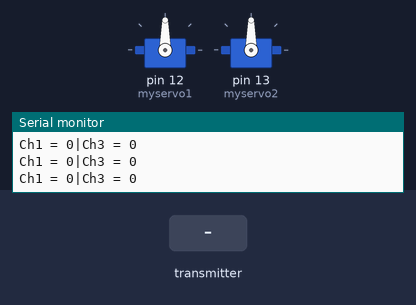
This sketch was run on a simulated Arduino Mega 2560, built with avr-gcc and run on an emulated ATmega2560. On the bench: 2 × servo, the last lines printed to the serial monitor. The inputs (shaded band) are chosen by the test bench.

Above: at 1.2 s.
1.3 s: the transmitter starts sending readChannel.2 = 2000
At 1.58 s:
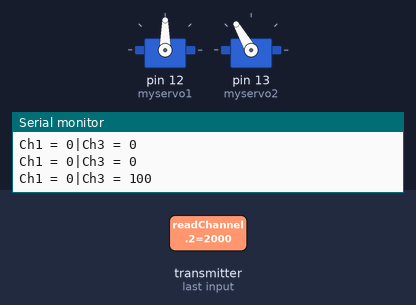
4.3 s: the transmitter starts sending readChannel.0 = 1000
At 4.8 s:
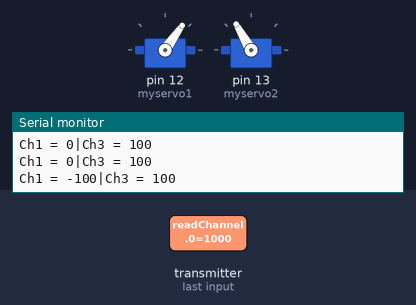
7.3 s: the transmitter starts sending readChannel.0 = 2000
At 8.02 s:
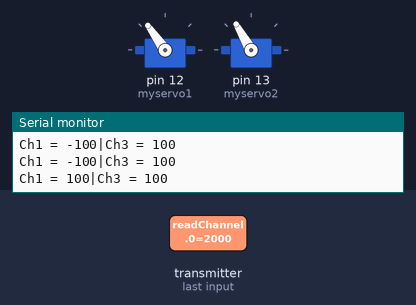
10.3 s: the transmitter starts sending readChannel.0 = 1250
At 11.64 s:
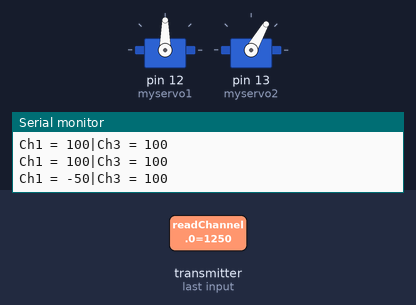
13.3 s: the transmitter starts sending readChannel.0 = 1000
At 13.85 s:
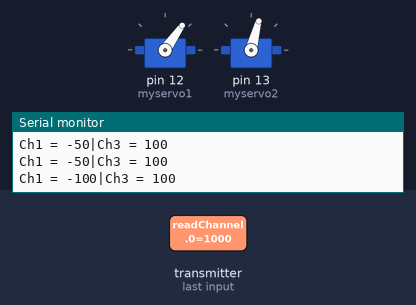
16.3 s: the transmitter starts sending readChannel.0 = 1500
At 17.07 s:
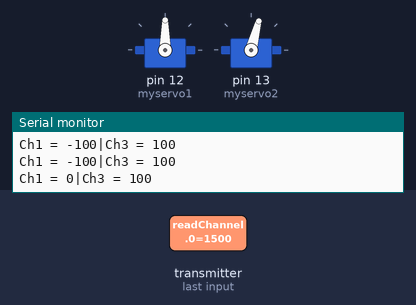
Timing chart, 0 to 20.3 s (numbered marks = the images above; inputs shaded):
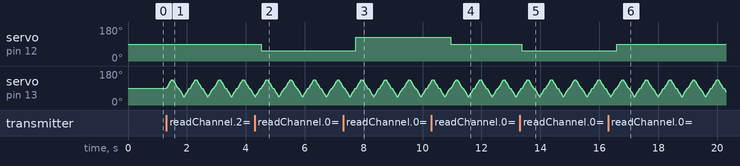

Measured:
- after the input at 4.3 s, servo on pin 12 (myservo1): 90° → 55° after 0.22 s
- after the input at 7.3 s, servo on pin 12 (myservo1): 55° → 125° after 0.44 s
- after the input at 10.3 s, servo on pin 12 (myservo1): 125° → 90° after 0.66 s
- after the input at 13.3 s, servo on pin 12 (myservo1): 90° → 55° after 0.07 s
- after the input at 16.3 s, servo on pin 12 (myservo1): 55° → 90° after 0.29 s

The sketch:

fish_model_code.ino
```cpp
//Including the required libraries
#include <Servo.h>
#include <IBusBM.h>

//Creating ibus object
IBusBM ibus;

//Creating servo object
Servo myservo1;
Servo myservo2;

int pos = 0;

// Channel Values
int rcCH1 = 0; //direction
int rcCH3 = 0; // flapping of the tail


// Read the number of a given channel and convert to the range provided.
// If the channel is off, return the default value
int readChannel(byte channelInput, int minLimit, int maxLimit, int defaultValue) {
  uint16_t ch = ibus.readChannel(channelInput);
  if (ch < 100) return defaultValue;
  return map(ch, 1000, 2000, minLimit, maxLimit);
}

void setup()
{
//Start serial monitor for debugging
   Serial.begin(115200);
//Attach iBus object to serial port
   ibus.begin(Serial1);

//Connecting servos.
  myservo1.attach(12);
  myservo2.attach(13);
}

void loop() {

// Get RC channel values
  rcCH1 = readChannel(0, -100, 100, 0);
  rcCH3 = readChannel(2, -100, 100, -100);

// Print values to serial monitor for debugging
  Serial.print("Ch1 = ");
  Serial.print(rcCH1);
  Serial.print("|");
  Serial.print("Ch3 = ");
  Serial.print(rcCH3);
  Serial.print("\n");

// Direcetion control of bot
if ((rcCH1 < -50) && (rcCH1 >= -100)){
     myservo1.write(55); }

else if ((rcCH1 > 50) && (rcCH1 <=100)){
     myservo1.write(125); }

else{
   myservo1.write(90); }

// Flapping of tail
if (rcCH3 > 0){
  for (pos = 90; pos <= 135; pos += 5) { // goes from 90 degrees to 135 degrees
    myservo2.write(pos);
    delay(20);                       }
  for (pos = 135; pos >= 90; pos -= 5) { // goes from 135 degrees to 90 degrees
    myservo2.write(pos);
    delay(20);                       }
  for (pos = 90; pos >= 45; pos -= 5) { // goes from 90 degrees to 45 degrees
    myservo2.write(pos);
    delay(20);                       }
  for (pos = 45; pos <= 90; pos += 5) { // goes from 45 degrees to 90 degrees
    myservo2.write(pos);
    delay(20);                       }
  }
else{
    myservo2.write(90);}
}
```
